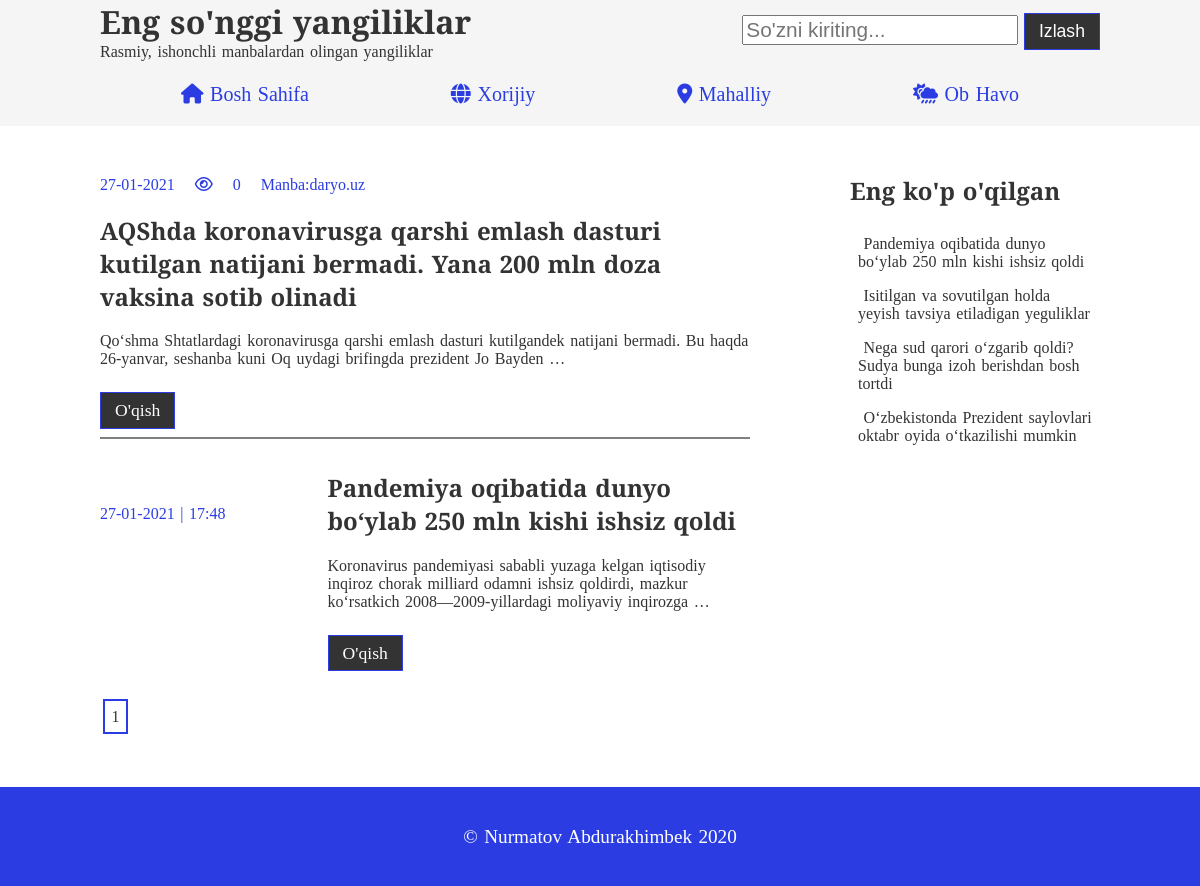
Screenshot of /toifa/tashqi/ with the database file from the repository.
### xabar/models.py (models this page shows, shortened)
class Xabar(models.Model):
    XABAR_HOLATI = (
        ('qoralama', 'Qoralama'),
        ('chop etilgan', 'Chop etilgan')
    )
    TOIFA =(
        ('ichki', 'mahalliy'),
        ('tashqi', 'xorijiy')
    )
    mavzu = models.CharField(max_length=255)
    matn = models.TextField()
    elon_vaqti = models.DateTimeField(default=timezone.now)
    yaratilgan_vaqti = models.DateTimeField(auto_now_add=True)
    yangilangan_vaqti = models.DateTimeField(auto_now=True)
    link_matn = models.SlugField(unique_for_date='elon_vaqti', max_length=255)
    muallif = models.ForeignKey(User, on_delete=models.CASCADE)
    holati = models.CharField(choices=XABAR_HOLATI, default='qoralama', max_length=255)
    korildi = models.IntegerField(default=0)
    image_url = models.CharField(max_length=255)
    toifa = models.CharField(max_length=255, choices=TOIFA)
    objects = models.Manager()
    elon_qilingan = ElonManager()
    class Meta:
        ordering = ['-yaratilgan_vaqti']
        verbose_name = 'Xabarlar'

### xabar/views.py (the view)
# urls.py: path('toifa/<toifa>/', views.toifa, name='toifa'),
def toifa(request, toifa):
    xabarlar = Xabar.elon_qilingan.filter(toifa=toifa)
    soz = request.GET.get('soz')
    natija = []
    if soz != None:
        for xabar in xabarlar:
            if soz.lower() in xabar.mavzu.lower():
                natija.append(xabar)
        xabarlar = natija
    paginator = Paginator(xabarlar, 4)
    page = request.GET.get('page')
    try:
        xabarlar = paginator.page(page)
    except PageNotAnInteger:
        xabarlar = paginator.page(1)
    except EmptyPage:
        xabarlar = paginator.page(paginator.num_pages)
    context={'xabarlar': xabarlar, 'page': page}
    return render(request, 'xabar/bosh_sahifa.html', context )

### xabar/models.py (called while the page is built)
    def get_queryset(self):
        return super(ElonManager, self).get_queryset().filter(holati='chop etilgan')

### xabar/templatetags/xabar_tags.py (called while the page is built)
@register.simple_tag(name="kop_oqilgan")
def eng_kop_oqilgan():
    oqilgan_list = Xabar.objects.all().order_by('-korildi')[:4]
    return oqilgan_list

### xabar/templates/xabar/bosh_sahifa.html (shortened to what this page needs)
{% extends 'asos.html' %}
{% load static %}
{% block content %}
<div class="main-box">
    {% for xabar in xabarlar %}
    {% if forloop.counter == 1 %}
    <div class="large-box">
        <p
            class="date">{{xabar.yangilangan_vaqti|date:'d-m-Y'}}  <i class="far fa-eye"></i> {{xabar.korildi}}  Manba:{{xabar.muallif}}</p>
        <h2>{{xabar.mavzu}}</h2>
        <p>{{xabar.matn|truncatewords:20}}</p>
        <a href="{% url 'xabar:info' xabar.id %}" class="btn">O'qish</a>
    </div>
    {% else %}
    <div class="small-box">
        <div class="image-box">
            <p class="date">{{xabar.yangilangan_vaqti|date:'d-m-Y | H:i'}}</p>
        </div>
        <div class="text-box">
            <h2>{{xabar.mavzu}}</h2>
            <p>{{xabar.matn|truncatewords:17}}</p>
            <a href="{% url 'xabar:info' xabar.id %}" class="btn">O'qish</a>
        </div>
    </div>
    {% endif %}
    {% endfor %}
    {% include 'xabar/sahifalash.html' with page=xabarlar %}
</div>
{% endblock content %}

### xabar/templates/asos.html (shortened to what this page needs)
{% load static %}
{% load xabar_tags %}
<!DOCTYPE html>
<html lang="en">
<head>
    <link rel="stylesheet" href="{% static 'css/style.css' %}">
</head>
<body>
    <header>
        <nav class="navbar">
            <div class="name-search">
                <div>
                    <h1>Eng so'nggi yangiliklar</h1>
                    <p>Rasmiy, ishonchli manbalardan olingan yangiliklar</p>
                </div>
                <form action="{% url 'xabar:bosh_sahifa' %}">
                    <input type="text" name="soz" placeholder="So'zni kiriting...">
                    <button class="btn" id="izlash" value="izlash">Izlash</button>
                </form>
            </div>
            {% with xorijiy='tashqi' mahalliy='ichki' %}
            <ul>
                <li class="nav-link"><a href="{% url 'xabar:bosh_sahifa' %}"><i class="fas fa-home"></i> Bosh sahifa</a>
                </li>
                <li class="nav-link"><a href="{% url 'xabar:toifa' xorijiy %}"><i class="fas fa-globe"></i> Xorijiy</a>
                </li>
                <li class="nav-link"><a href="{% url 'xabar:toifa' mahalliy %}"><i class="fas fa-map-marker-alt"></i>
                        Mahalliy</a></li>
                <li class="nav-link"><a href="{% url 'xabar:ob-havo' %}"><i class="fas fa-cloud-sun-rain"></i> Ob
                        havo</a></li>
            </ul>
            {% endwith %}
        </nav>
    </header>
    <div class="container">
        <div class="content">
            {% block content %}
            {% endblock content %}
            <div class="aside-boxes">
                <div class="aside box2">
                    <h2>Eng ko'p o'qilgan</h2>
                    <ul class="aside-list">
                        {% kop_oqilgan as xabarlar %}
                        {% for yangilik in xabarlar%}
                        {% if yangilik.id == xabar.id %}
                        {% else %}
                        <li>
                            <a class="offer_links" href="{% url 'xabar:info' yangilik.id %}">{{yangilik.mavzu}}</a>
                        </li>
                        {% endif %}
                        {% empty %}
                        Hozircha yangiliklar yo'q
                        {% endfor %}
                    </ul>
                </div>
            </div>
        </div>
    </div>
    <footer>
        <div class="footer-content">
            <p>&COPY; Nurmatov Abdurakhimbek 2020</p>
        </div>
    </footer>
</body>
</html>

### static/css/style.css (style rules this page uses)
:root { --primary: #ddd; --dark: #333; --light: #fff; }
body { font-family: 'Arvo', serif; background: var(--light); word-spacing: 0.1rem; color:var(--dark); margin: 0; padding: 0; overflow-x: hidden; }
.container { max-width: 1000px; width: 95%; margin: 0 auto; margin-top: 1em; }
header { background:rgb(244, 245, 244); position: sticky; left: 0; top:0; }
.name-search { display:flex; justify-content: space-between; }
.name-search form { margin: 0.8em 0; }
.btn { padding: 0.4em 0.8em; background: var(--dark); color: var(--light); text-decoration: none; border: rgb(43, 61, 226) solid 1px; font-size: 1.1rem; }
.btn { cursor: pointer; }
.navbar { max-width: 1000px; width: 95%; margin: 0 auto; display: flex; flex-direction: column; justify-content: center; position: relative; }
.navbar input[type='text'] { font-size: 1.3rem; }
.navbar h1 { margin-top: 0; margin-bottom:0; font-size: 2rem }
.navbar p { margin-top: 0; margin-bottom: 0; font-size: 1rem; }
.navbar ul { box-sizing: border-box; display: flex; justify-content: space-around; list-style: none; font-size: 1.25rem; margin-bottom: 0.5em; margin-top: 0.5em; padding: 0.5em; box-sizing: border-box; }
.nav-link a { text-decoration: none; color:rgb(43, 61, 226); text-transform: capitalize; }
footer { margin-top: 50px; width: 100%; background-color: rgb(43, 61, 226); text-align: center; }
.footer-content { max-width: 1000px; width: 95%; margin: 0 auto; background-color: rgb(43, 61, 226); color: white; box-sizing: border-box; font-size: 1.2em; padding: 1em; }
.date { color:rgb(43, 61, 226); }
.main-box { width: 65%; }
.aside-boxes { width: 25%; }
.content { display: flex; justify-content: space-between; margin-bottom: 2em; }
.content h2+p { margin-bottom: 2em; }
.large-box { padding-bottom: 1em; margin-bottom: 2em; border-bottom: gray solid 2px; }
.large-box img+p { word-spacing: 1em; }
.small-box { display: flex; justify-content: space-between; margin-bottom: 2em; }
.small-box h2 { margin-top: 0; }
.image-box { width: 30%; }
.text-box { width: 65%; }
.aside-list { padding: 0; list-style: none; }
.aside-list li { padding:0.5em; }
.aside-list a { text-decoration: none; color: var(--dark); }

### rows the page displays
Xabar: yangilangan_vaqti "27-01-2021", korildi "0", muallif "daryo.uz", mavzu "AQShda koronavirusga qarshi emlash dasturi kutilgan natijani bermadi. Yana 200 mln doza vaksina sotib olinadi", matn "Qo‘shma Shtatlardagi koronavirusga qarshi emlash dasturi kutilgandek natijani bermadi. Bu haqda 26-yanvar, seshanba kuni Oq uydagi brifingda prezident Jo Bayden …"
Xabar: yangilangan_vaqti|H "27-01-2021 | 17:48", mavzu "Pandemiya oqibatida dunyo bo‘ylab 250 mln kishi ishsiz qoldi", matn "Koronavirus pandemiyasi sababli yuzaga kelgan iqtisodiy inqiroz chorak milliard odamni ishsiz qoldirdi, mazkur ko‘rsatkich 2008—2009-yillardagi moliyaviy inqirozga …"
Xabar: mavzu "Isitilgan va sovutilgan holda yeyish tavsiya etiladigan yeguliklar"
Xabar: mavzu "Nega sud qarori o‘zgarib qoldi? Sudya bunga izoh berishdan bosh tortdi"
Xabar: mavzu "O‘zbekistonda Prezident saylovlari oktabr oyida o‘tkazilishi mumkin"

### other values shown
{{ page.number }} "1"
